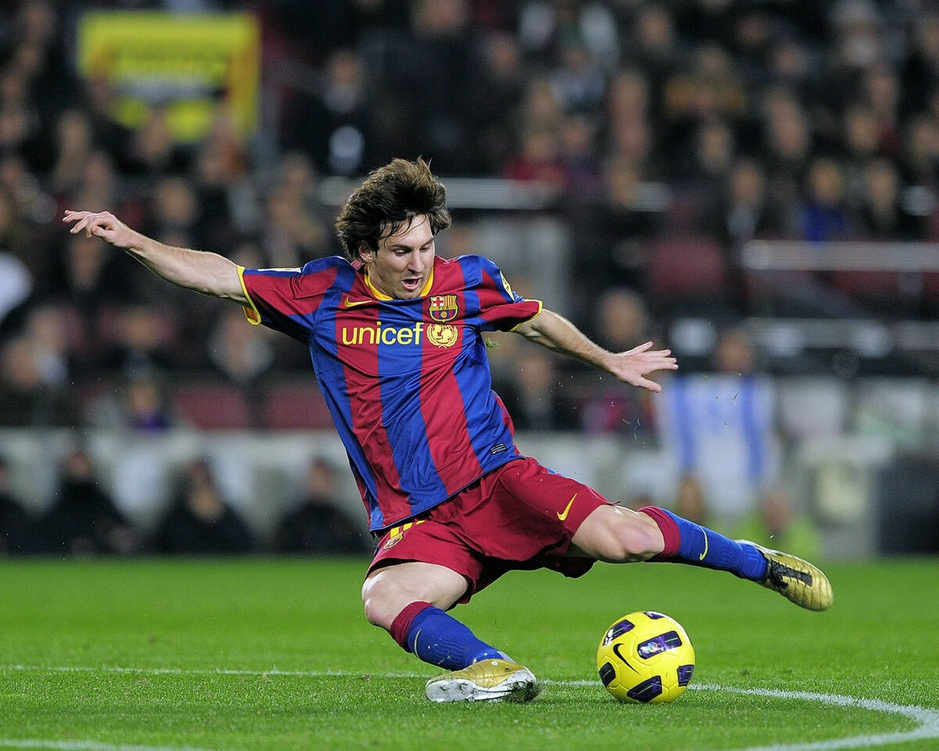
#> input picture OpenCV/3 Image Processing in OpenCV/2 - Geometric Transformations of Images/messi5.jpg, 939 x 751 px, shrunk from 1200 x 960 before the run
$ python translation.py
#> lines starting #> are read from the running program, lines starting #| are printed output that depends on the picture
import numpy as np
import cv2 as cv

img = cv.imread('messi5.jpg', cv.IMREAD_GRAYSCALE)
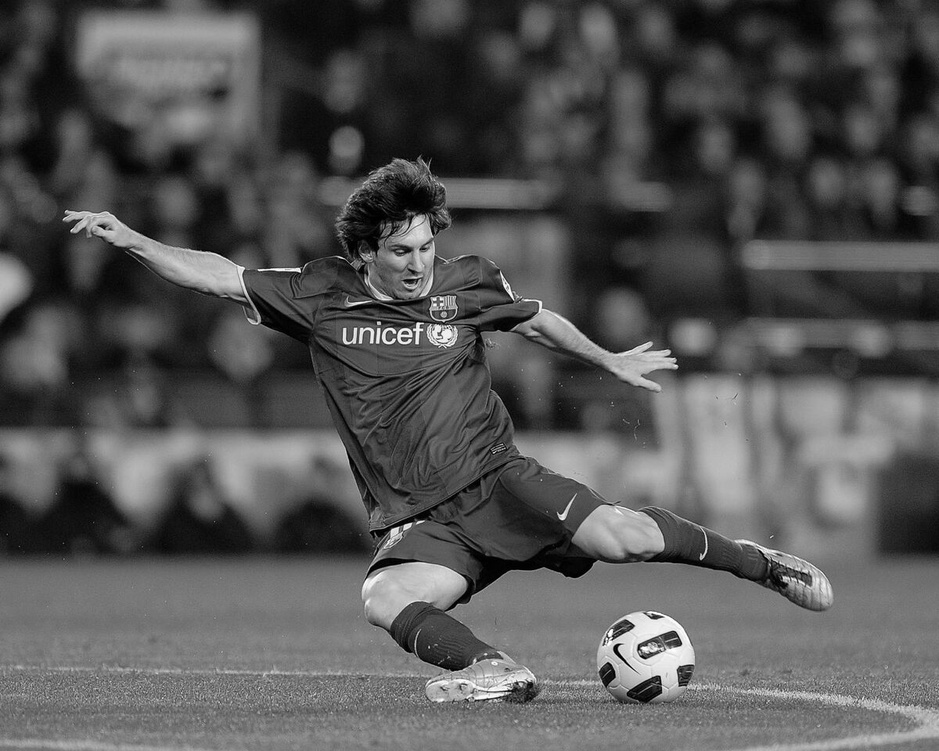
#> img: shape (751, 939); min 0, max 255, mean 84.6
assert img is not None, "file could not be read, check with os.path.exists()"
rows,cols = img.shape
#> rows = 751; cols = 939

M = np.float32([[1,0,100],[0,1,50]]) # [1,0,x] [0,1,y]
dst = cv.warpAffine(img,M,(cols,rows))
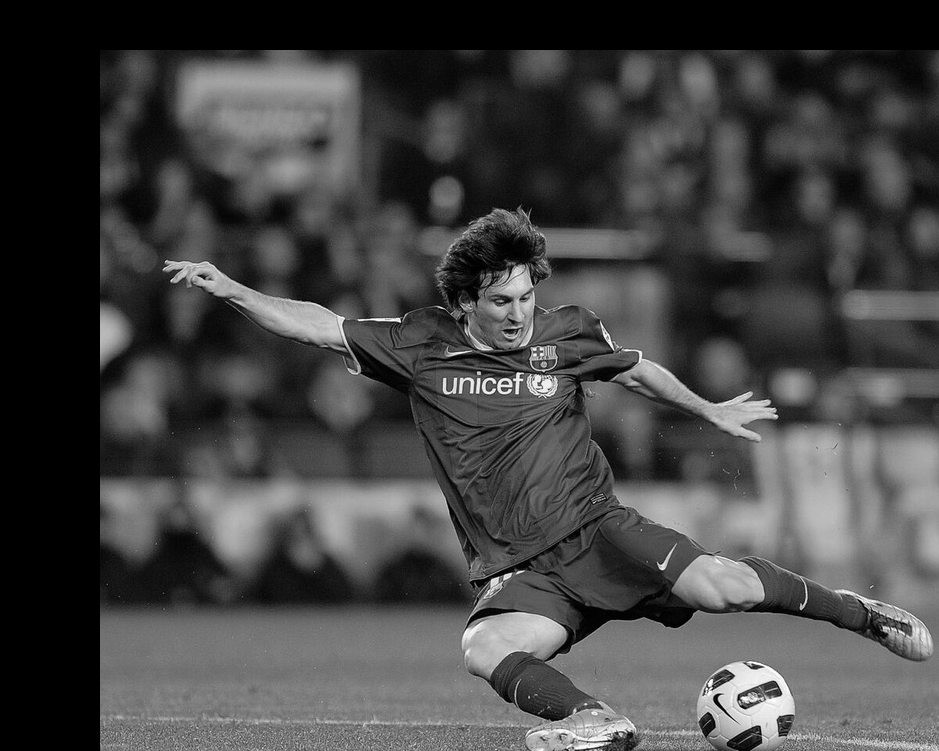
#> dst: shape (751, 939); min 0, max 255, mean 68.3

cv.imshow('result',dst)
cv.waitKey(0)
cv.destroyAllWindows

$ run again, with OpenCV/3 Image Processing in OpenCV/2 - Geometric Transformations of Images/affine_transform_perspective_zoom.jpg copied over OpenCV/3 Image Processing in OpenCV/2 - Geometric Transformations of Images/messi5.jpg
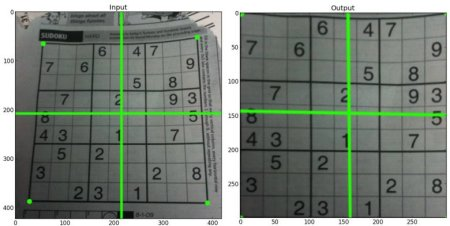
#> input picture OpenCV/3 Image Processing in OpenCV/2 - Geometric Transformations of Images/affine_transform_perspective_zoom.jpg, 450 x 226 px
#> `img = cv.imread('messi5.jpg', cv.IMREAD_GRAYSCALE)`:
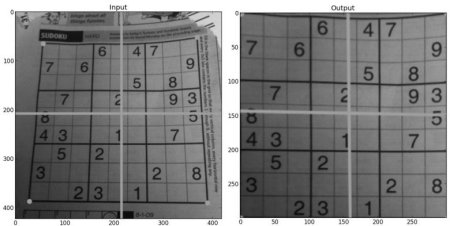
#> img: shape (226, 450); min 6, max 255, mean 125.1
#> `dst = cv.warpAffine(img,M,(cols,rows))`:
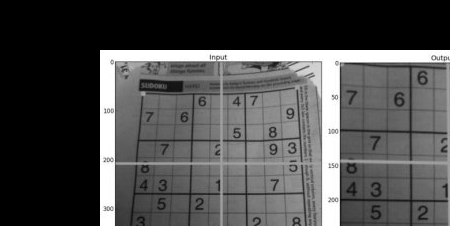
#> dst: shape (226, 450); min 0, max 255, mean 75.7

$ run again, with OpenCV/3 Image Processing in OpenCV/2 - Geometric Transformations of Images/suduko.png saved as OpenCV/3 Image Processing in OpenCV/2 - Geometric Transformations of Images/messi5.jpg
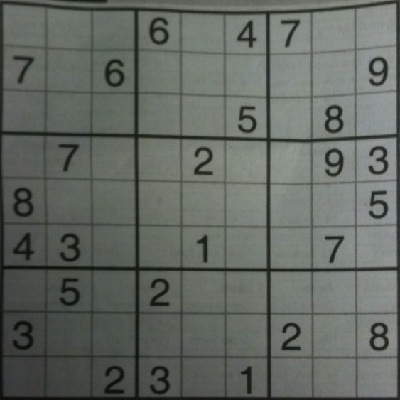
#> input picture OpenCV/3 Image Processing in OpenCV/2 - Geometric Transformations of Images/suduko.png, 400 x 400 px
#> `dst = cv.warpAffine(img,M,(cols,rows))`:
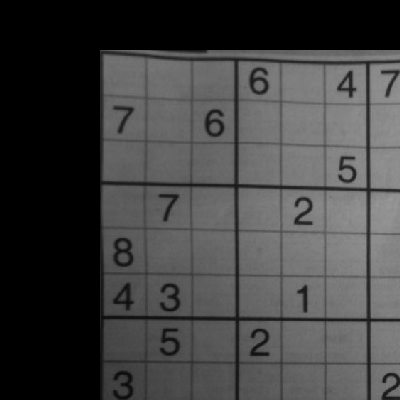
#> dst: shape (400, 400); min 0, max 152, mean 64.7
